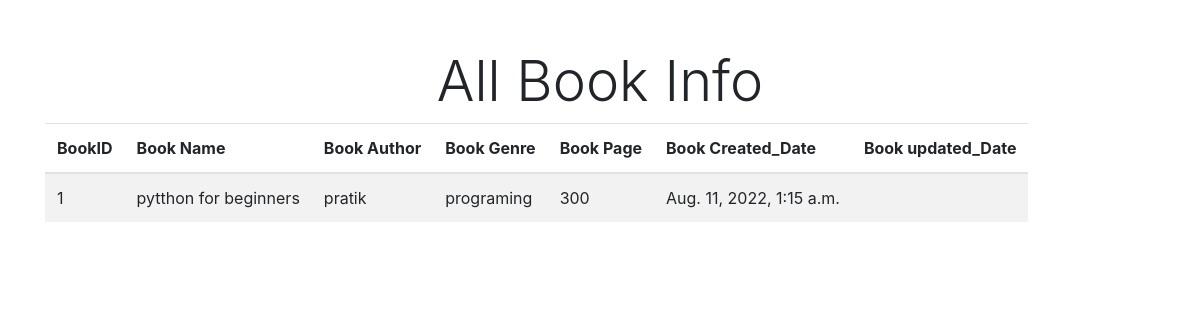
Screenshot of /book/pytthon-for-beginners/ with the database file from the repository.
### core/models.py (models this page shows, shortened)
class Book(models.Model):
    name = models.CharField(max_length=100)
    slug = models.SlugField(unique=name)
    author = models.CharField(max_length=100)
    genre = models.CharField(max_length=100)
    pages = models.IntegerField()
    create_at = models.DateTimeField(auto_now_add=True)
    updated_at = models.DateTimeField(auto_now=True)

### core/views.py (the view)
# urls.py: path("book/<slug:slug>/",views.BookDetailsView.as_view(),name="book")
class BookDetailsView(DetailView):
    model = Book
    context_object_name = "book"
    template_name = "book.html"

### core/templates/book.html (shortened to what this page needs)
<!doctype html>
<html lang="en">
<head>
    <link rel="stylesheet" href="https://cdn.jsdelivr.net/npm/bootstrap@4.6.2/dist/css/bootstrap.min.css">
</head>
<body>
<div class="container mt-5">
    <h3 class="display-4 text-center">All Book Info</h3>
<table class="table table-striped table-inverse table-responsive">
    <thead class="thead-inverse">
    <tr>
        <th>BookID</th>
        <th>Book Name</th>
        <th>Book Author</th>
        <th>Book Genre</th>
        <th>Book Page</th>
        <th>Book Created_Date</th>
        <th>Book updated_Date</th>
    </tr>
    </thead>
    <tbody>
    <tr>
        <td scope="row">{{book.id}}</td>
        <td>{{book.name}}</td>
        <td>{{book.author}}</td>
        <td>{{book.genre}}</td>
        <td>{{book.pages}}</td>
        <td>{{book.create_at}}</td>
        <td>{{book.update_at}}</td>
    </tr>
    </tbody>
</table>
    </div>
</body>
</html>

### rows the page displays
Book: id "1", name "pytthon for beginners", author "pratik", genre "programing", pages "300", create_at "Aug. 11, 2022, 1:15 a.m."
